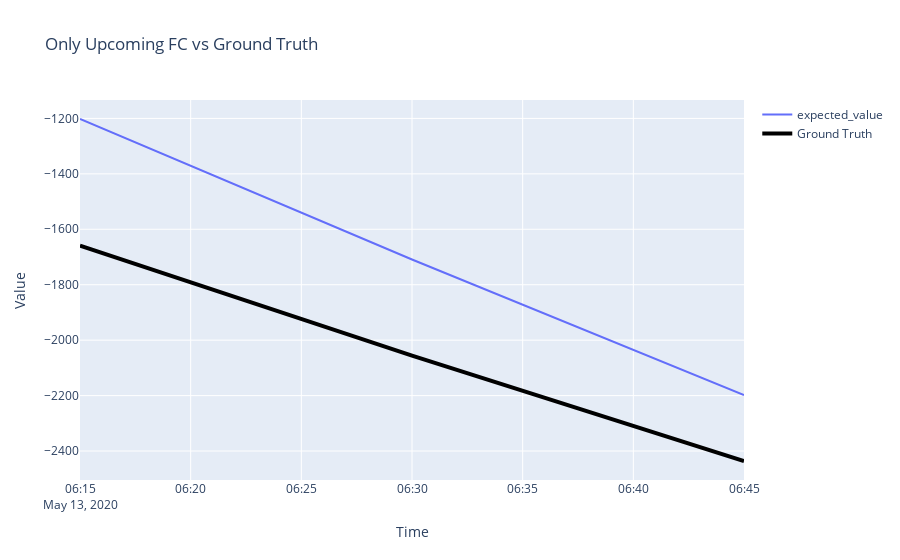

The cell this chart's notebook holds for it:
### Code cell
# Create a dataframe based on the expected values. Only take the first entry for each time_fc_creation
fc_param_expected_next_step = fc_param.loc[:, ['expected_value']].reset_index()
fc_param_expected_next_step = fc_param_expected_next_step[~fc_param_expected_next_step['time_fc_created'].duplicated(keep='first')]
fc_param_expected_next_step.set_index('timestamp', inplace=True)
fc_param_expected_next_step
plot_specific_day(fc_param_expected_next_step.loc[:, ['expected_value']], gt, timestamp, title=f'Only Upcoming FC vs Ground Truth', single_index=True)

### Figure 1 — Plotly figure (JSON) as saved in the notebook; plotly's stock layout.template omitted (floating-point values rounded to 4 significant figures)
{"data": [{"mode": "lines", "name": "expected_value", "type": "scatter", "x": ["2020-05-13T06:15:00+00:00", "2020-05-13T06:30:00+00:00", "2020-05-13T06:45:00+00:00"], "y": [-1202.0, -1709.0, -2198.0]}, {"line": {"color": "black", "width": 4}, "mode": "lines", "name": "Ground Truth", "type": "scatter", "x": ["2020-05-13T06:15:00+00:00", "2020-05-13T06:30:00+00:00", "2020-05-13T06:45:00+00:00"], "y": [-1659.0, -2056.0, -2436.0]}], "layout": {"title": {"text": "Only Upcoming FC vs Ground Truth"}, "xaxis": {"title": {"text": "Time"}}, "yaxis": {"title": {"text": "Value"}}}}
